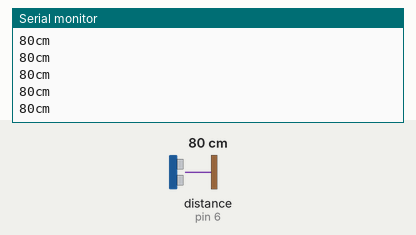
This sketch was run on a simulated Arduino Uno, built with avr-gcc and run on an emulated ATmega328P. Parts: the last lines printed to the serial monitor. Wiring (inferred from the names in the program): ultrasonic range finder: trigger pin 7; echo pin 6. The inputs (shaded band) are chosen by the test bench; at power-on: distance to the obstacle (sensor on pin 6) 80 cm. The echo pulse lasts 58.3 µs per cm.

Above: at 1.2 s.
1.3 s: distance to the obstacle (sensor on pin 6) set to 2 cm
At 1.48 s:
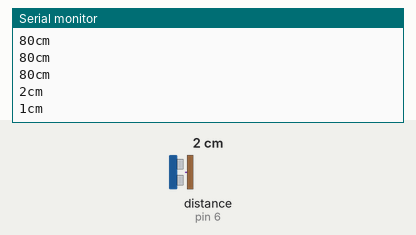
2.8 s: distance to the obstacle (sensor on pin 6) set to 120 cm
At 2.89 s:
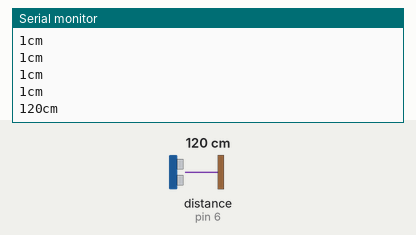
Timing chart, 0 to 5.8 s (numbered marks = the images above; inputs shaded):
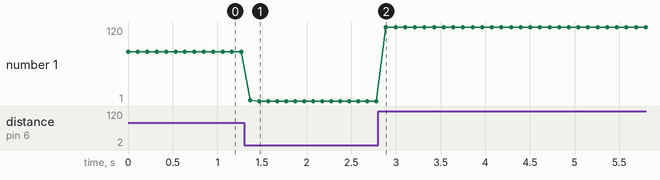

The sketch:

demo06.ino
```cpp
int trigPin = 7;    //Trig
int echoPin = 6;    //Echo
long duration, cm;

void setup() {
  //初始化串口
  Serial.begin (9600);
  //更改引脚模式
  pinMode(trigPin, OUTPUT);
  pinMode(echoPin, INPUT);
}

void loop()
{


  digitalWrite(trigPin, LOW);
  delayMicroseconds(5);//稳定电位
  digitalWrite(trigPin, HIGH);
  delayMicroseconds(10);//给10ms脉冲
  digitalWrite(trigPin, LOW);


  duration = pulseIn(echoPin, HIGH,50000);//读回响脉冲时间


  cm = duration/58;//计算距离，单位cm


  Serial.print(cm);//打印计算结果至串口
  Serial.print("cm");
  Serial.println();

  delay(100);//延迟100ms
}
```

Measured:
- after the input at 1.3 s, the serial monitor: prints a new line after 0.07 s (image 1)
- after the input at 2.8 s, the serial monitor: prints a new line after 0.09 s (image 2)
- plotted number 1: 80 → 1 after the input at 1.3 s, 1 → 120 after the input at 2.8 s
